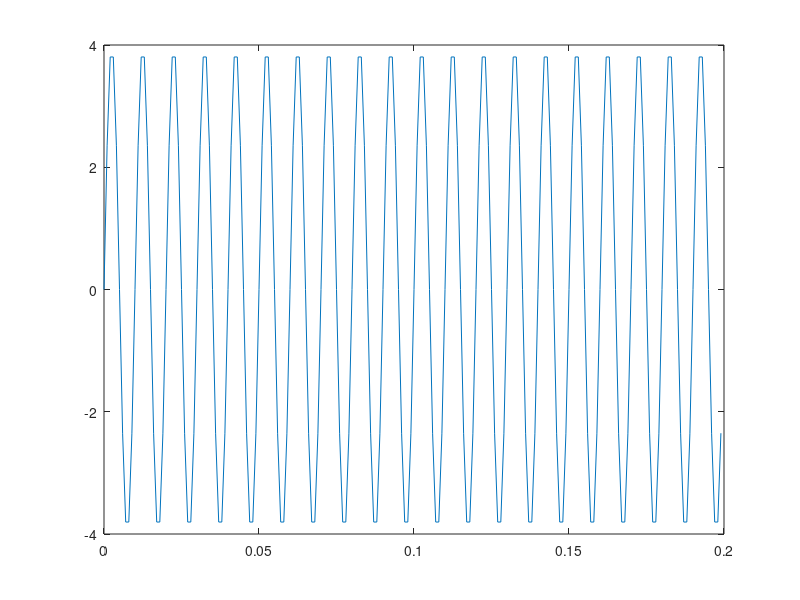

Reproduce this figure in MATLAB. (Note: this script raises an error after producing the figure.)
close all; clear all;

%% use a sum of sinusoids
w = 2*pi/0.010;
t = 0:0.001:(0.2-0.001);
x = 4*sin(w*t);

figure;
plot(t,x)
x_fft = g_fft(x,'N',100,'Ts',0.001, 'onesided', true);

figure;
plot(x_fft.freq,2*abs(x_fft.signal),'x')